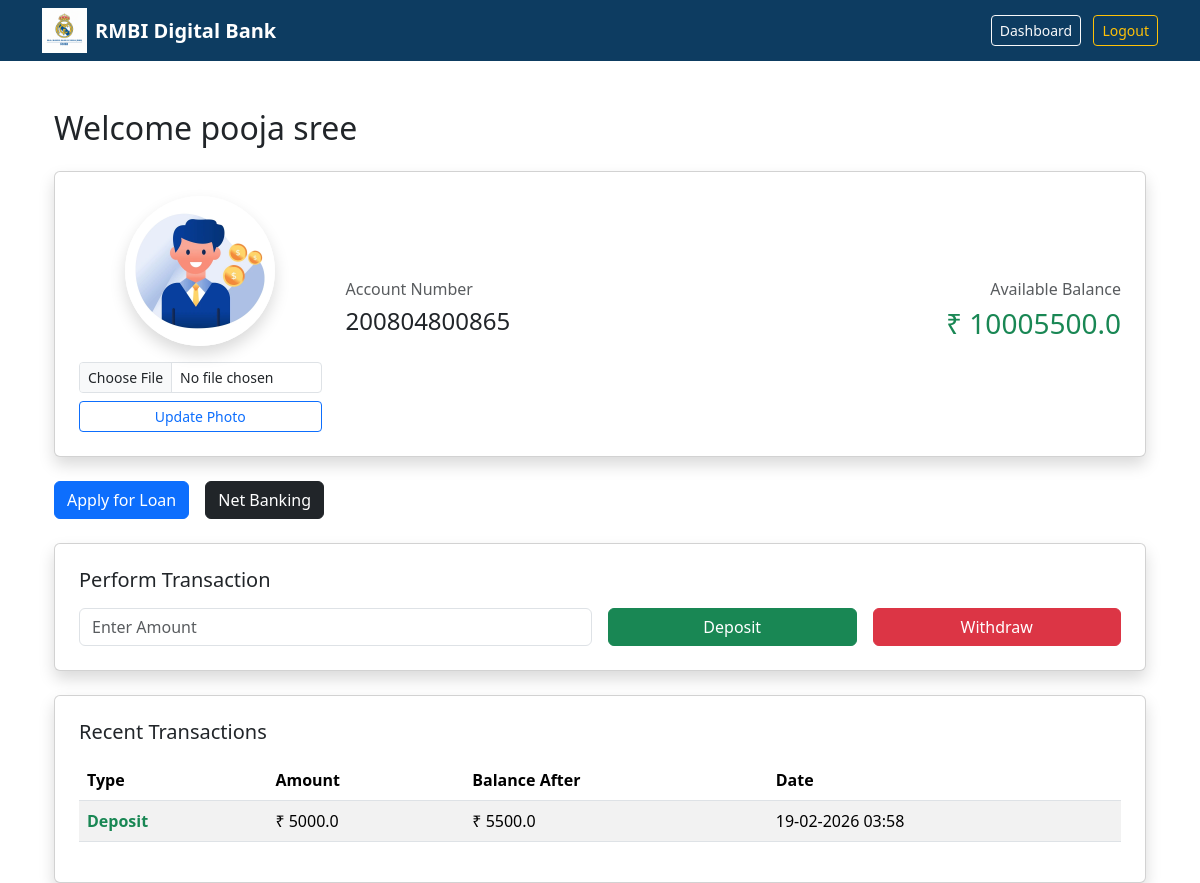
The page /dashboard (signed in) on the database its author committed.
### models/user.py (models this page shows, shortened)
class User(UserMixin, db.Model):
    __tablename__ = "user"
    id = db.Column(db.Integer, primary_key=True)
    full_name = db.Column(db.String(100), nullable=False)
    email = db.Column(db.String(120), unique=True, nullable=False)
    phone = db.Column(db.String(15), nullable=False)
    aadhaar = db.Column(db.String(12), nullable=False)
    profile_image = db.Column(db.String(200))
    password_hash = db.Column(db.String(200), nullable=False)
    role = db.Column(db.String(20), default="user", nullable=False)
    netbanking_id = db.Column(db.String(20), unique=True, nullable=True)
    netbanking_password_hash = db.Column(db.String(200), nullable=True)
    accounts = db.relationship("Account", backref="owner", lazy=True)
    loans = db.relationship("Loan", backref="loan_user", lazy=True)

### models/account.py (models this page shows, shortened)
class Account(db.Model):
    id = db.Column(db.Integer, primary_key=True)
    user_id = db.Column(db.Integer, db.ForeignKey("user.id"))
    account_number = db.Column(db.String(20), unique=True)
    account_type = db.Column(db.String(20))  # ✅ HERE
    balance = db.Column(db.Float, default=0)
    is_frozen = db.Column(db.Boolean, default=False)

### models/transaction.py (models this page shows, shortened)
class Transaction(db.Model):
    __tablename__ = "transaction"
    id = db.Column(db.Integer, primary_key=True)
    account_id = db.Column(db.Integer, db.ForeignKey("account.id"), nullable=False)
    transaction_type = db.Column(db.String(20), nullable=False)  # deposit / withdraw
    amount = db.Column(db.Float, nullable=False)
    balance_after = db.Column(db.Float, nullable=False)
    description = db.Column(db.String(255))
    timestamp = db.Column(db.DateTime, default=datetime.utcnow)

### routes/dashboard.py (the view, shortened to what this page needs)
@dashboard_bp.route("/dashboard", methods=["GET", "POST"])
@login_required
def dashboard():
    account = Account.query.filter_by(user_id=current_user.id).first()
    if not account:
        return "Account not found"
    transactions = Transaction.query.filter_by(
        account_id=account.id
    ).order_by(Transaction.timestamp.desc()).all()
    return render_template(
        "dashboard/dashboard.html",
        account=account,
        transactions=transactions
    )

### templates/dashboard/dashboard.html (shortened to what this page needs)
{% extends "base.html" %}
{% block content %}
<div class="container mt-4">
    <h2 class="mb-4">Welcome {{ current_user.full_name }}</h2>
    <div class="card shadow p-4 mb-4">
        <div class="row align-items-center">
            <div class="col-md-3 text-center">
                {% if current_user.profile_image %}
                    <img src="{{ url_for('static', filename='profile_pics/' + current_user.profile_image) }}"
                         class="rounded-circle shadow"
                         width="150"
                         height="150"
                         style="object-fit: cover;">
                {% else %}
                    <img src="{{ url_for('static', filename='profile_pics/default.webp') }}"
                         class="rounded-circle shadow"
                         width="150"
                         height="150"
                         style="object-fit: cover;">
                {% endif %}
                <form method="POST"
                      action="{{ url_for('dashboard.upload_photo') }}"
                      enctype="multipart/form-data"
                      class="mt-3">
                    <input type="file"
                           name="photo"
                           class="form-control form-control-sm"
                           required>
                    <button type="submit"
                            class="btn btn-sm btn-outline-primary mt-2 w-100">
                        Update Photo
                    </button>
                </form>
            </div>
            <div class="col-md-9">
                <div class="row">
                    <div class="col-md-6">
                        <h6 class="text-muted">Account Number</h6>
                        <h4>{{ account.account_number }}</h4>
                    </div>
                    <div class="col-md-6 text-md-end">
                        <h6 class="text-muted">Available Balance</h6>
                        <h3 class="text-success">₹ {{ account.balance }}</h3>
                    </div>
                </div>
            </div>
        </div>
    </div>
    <div class="mb-4 d-flex gap-3">
        <a href="{{ url_for('loan.apply_loan') }}" class="btn btn-primary">
            Apply for Loan
        </a>
        <a href="{{ url_for('netbank.netbank_login') }}" class="btn btn-dark">
            Net Banking
        </a>
    </div>
    <div class="card shadow p-4 mb-4">
        <h5 class="mb-3">Perform Transaction</h5>
        <form method="POST" class="row g-3 align-items-center">
            <div class="col-md-6">
                <input type="number"
                       name="amount"
                       placeholder="Enter Amount"
                       class="form-control"
                       min="1"
                       step="0.01"
                       required>
            </div>
            <div class="col-md-3">
                <button name="action"
                        value="deposit"
                        class="btn btn-success w-100"
                        {% if account.is_frozen %}disabled{% endif %}>
                    Deposit
                </button>
            </div>
            <div class="col-md-3">
                <button name="action"
                        value="withdraw"
                        class="btn btn-danger w-100"
                        {% if account.is_frozen %}disabled{% endif %}>
                    Withdraw
                </button>
            </div>
        </form>
    </div>
    <div class="card shadow p-4">
        <h5 class="mb-3">Recent Transactions</h5>
        {% if transactions %}
        <table class="table table-striped table-hover">
            <thead>
                <tr>
                    <th>Type</th>
                    <th>Amount</th>
                    <th>Balance After</th>
                    <th>Date</th>
                </tr>
            </thead>
            <tbody>
                {% for txn in transactions %}
                <tr>
                    <td>
                        {% if txn.transaction_type == "deposit" %}
                            <span class="text-success fw-bold">Deposit</span>
                        {% elif txn.transaction_type == "withdraw" %}
                            <span class="text-danger fw-bold">Withdraw</span>
                        {% elif txn.transaction_type == "transfer_sent" %}
                            <span class="text-danger fw-bold">Sent</span>
                        {% elif txn.transaction_type == "transfer_received" %}
                            <span class="text-success fw-bold">Received</span>
                        {% else %}
                            <span class="text-primary fw-bold">{{ txn.transaction_type }}</span>
                        {% endif %}
                    </td>
                    <td>₹ {{ txn.amount }}</td>
                    <td>₹ {{ txn.balance_after }}</td>
                    <td>{{ txn.timestamp.strftime('%d-%m-%Y %H:%M') }}</td>
                </tr>
                {% endfor %}
            </tbody>
        </table>
        {% else %}
        <div class="alert alert-light">
            No transactions yet.
        </div>
        {% endif %}
    </div>
</div>
{% endblock %}

### static/css/style.css (style rules this page uses)
body { background: #f4f7fb; font-family: 'Segoe UI', sans-serif; }
.card { border-radius: 12px; }
.table { background: white; }
.btn-primary { background: #0d3c61; }
.btn-danger { background: #c0392b; }
.btn-success { background: #27ae60; }

### rows shown on the page
User: full_name "pooja sree"
Account: account_number "200804800865", balance "10005500.0"
Transaction: transaction_type "Deposit", amount "5000.0", balance_after "5500.0", timestamp "19-02-2026 03:58"
